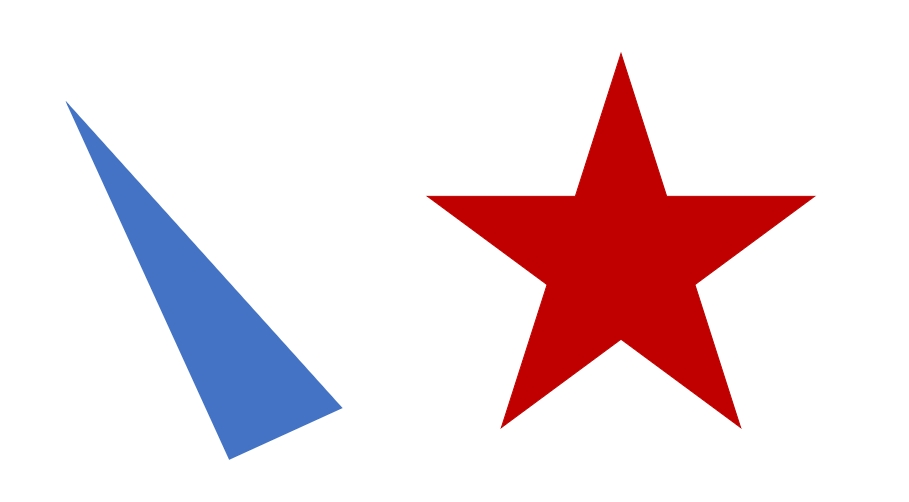
//> input picture 선형수학 실습/code/Ch16/16.2/test.jpg, 909 x 502 px
$ ./16-7   (built with g++ and OpenCV 4)
//> lines starting //> are read from the running program, lines starting //| are printed output that depends on the picture; after the words box and inside, x2 and y2 are one past the last pixel; in counts of white or black regions, pixels touching at a corner belong together
#include <opencv2/opencv.hpp>


using namespace cv;
using namespace std;


int main()
{
    Mat img_color;
    img_color = imread("test.jpg", IMREAD_COLOR);
//> img_color is the input picture: 502 rows x 909 cols, CV_8UC3; mean B, G, R 225, 220.6, 238.2


    Mat img_gray;
    cvtColor(img_color, img_gray, COLOR_BGR2GRAY);
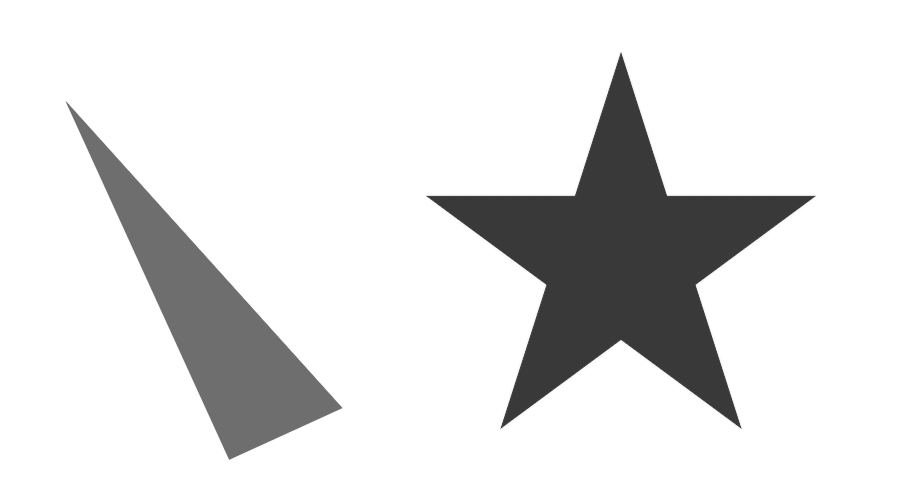
//> img_gray: 502 rows x 909 cols, CV_8UC1; min 56, max 255, mean 226.3


    Mat img_binary;
    threshold(img_gray, img_binary, 150, 255, THRESH_BINARY_INV);
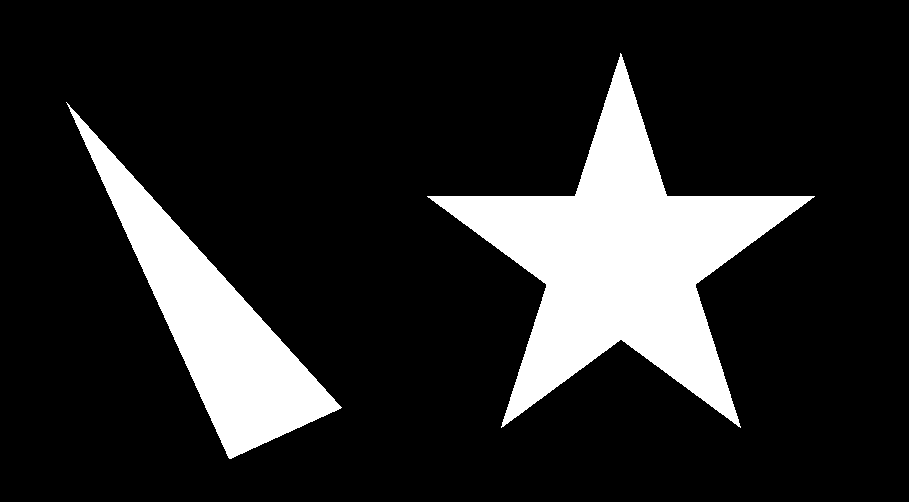
//> img_binary: 502 rows x 909 cols, CV_8UC1; 15.9% white; 2 white regions, box (x1, y1, x2, y2) and area: (427, 53, 815, 428) 47906, (66, 102, 342, 459) 24460


    Mat kernel = getStructuringElement( MORPH_RECT, Size( 5, 5 ) );
    morphologyEx(img_binary, img_binary, MORPH_CLOSE, kernel);
//> img_binary: 502 rows x 909 cols, CV_8UC1; 15.9% white; 2 white regions


    vector<vector<Point>> contours;
    findContours(img_binary, contours, RETR_LIST,
                    CHAIN_APPROX_SIMPLE);
//> contours = 2 contours; box (x1, y1, x2, y2) and area: (427, 53, 815, 428) 47248, (66, 102, 342, 459) 24072


    drawContours(img_color, contours, 0, Scalar(0, 0, 255), 3);
    drawContours(img_color, contours, 1, Scalar(0, 255, 0), 3);
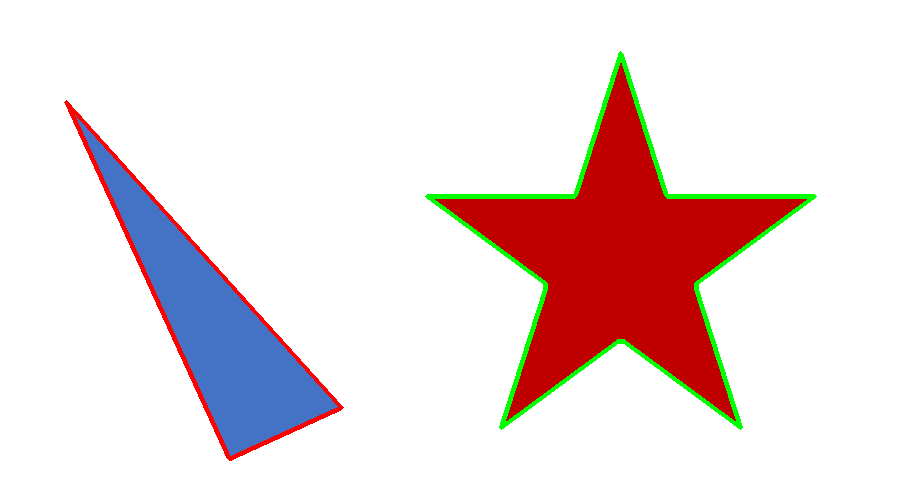
//> img_color: 502 rows x 909 cols, CV_8UC3; mean B, G, R 221.7, 221.5, 236.1


    // 컨투어의 무게 중심을 계산하여 원을 그려줍니다.
    for( size_t i = 0; i < contours.size(); i++ )
    {
        Moments mu;
        mu = moments( contours[i] );

        int cx = static_cast<float>(mu.m10 / (mu.m00 + 1e-5));
        int cy = static_cast<float>(mu.m01 / (mu.m00 + 1e-5));
        circle(img_color, Point(cx, cy), 15, Scalar(0,255,255), -1);
    }
//> this loop made 2 passes
//> (cx, cy) on passes 1 to 2: (212, 322), (620, 259)
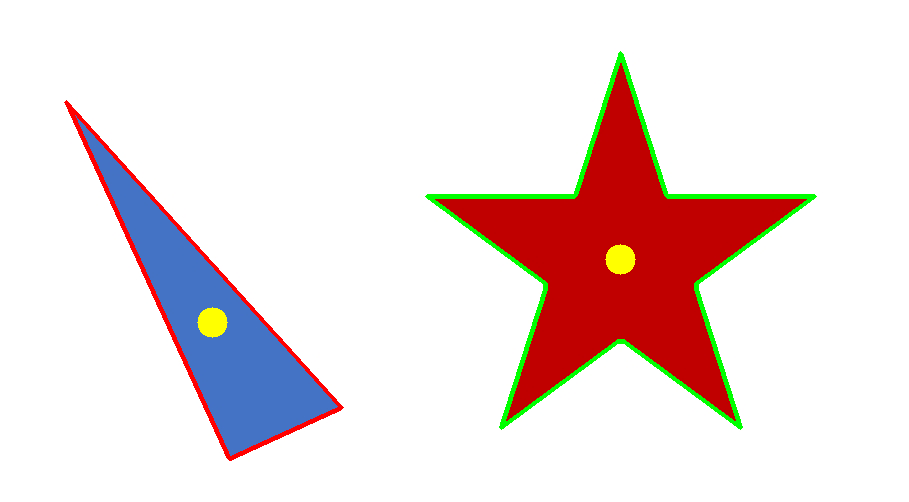
//> img_color: 502 rows x 909 cols, CV_8UC3; 0.31% of pixels changed, all inside (x1, y1, x2, y2) = (197, 244, 636, 338)

    imshow("result", img_color);
    waitKey(0);

    return 0;
}
